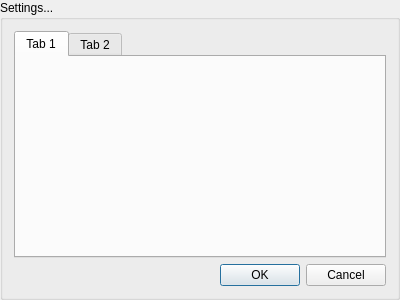
<?xml version="1.0" encoding="UTF-8"?>
<ui version="4.0">
 <class>SetSettingsForCamera</class>
 <widget class="QGroupBox" name="SetSettingsForCamera">
  <property name="geometry">
   <rect>
    <x>0</x>
    <y>0</y>
    <width>400</width>
    <height>300</height>
   </rect>
  </property>
  <property name="windowTitle">
   <string>GroupBox</string>
  </property>
  <property name="title">
   <string>Settings...</string>
  </property>
  <layout class="QGridLayout" name="gridLayout">
   <item row="1" column="0">
    <widget class="QDialogButtonBox" name="buttonBox">
     <property name="standardButtons">
      <set>QDialogButtonBox::Cancel|QDialogButtonBox::Ok</set>
     </property>
    </widget>
   </item>
   <item row="0" column="0">
    <widget class="QTabWidget" name="tabWidget">
     <property name="currentIndex">
      <number>0</number>
     </property>
     <widget class="QWidget" name="tab">
      <attribute name="title">
       <string>Tab 1</string>
      </attribute>
     </widget>
     <widget class="QWidget" name="tab_2">
      <attribute name="title">
       <string>Tab 2</string>
      </attribute>
     </widget>
    </widget>
   </item>
  </layout>
 </widget>
 <resources/>
 <connections/>
</ui>
